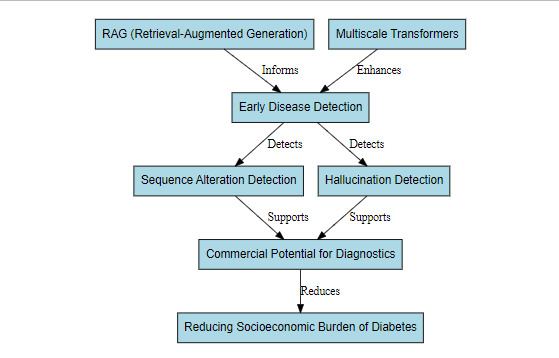

This figure's R source:
# Install and load necessary libraries
library(DiagrammeR)

# Define the graph using DiagrammeR syntax
graph <- grViz("
  digraph disease_detection_framework {
    
    # Node Definitions
    node [fontname = 'Helvetica', shape = 'rectangle', style = 'filled', fillcolor = 'lightblue']
    
    # Define nodes
    RAG [label = 'RAG (Retrieval-Augmented Generation)']
    Multiscale_Transformers [label = 'Multiscale Transformers']
    Early_Detection [label = 'Early Disease Detection']
    Sequence_Alteration [label = 'Sequence Alteration Detection']
    Hallucination [label = 'Hallucination Detection']
    Commercial_Potential [label = 'Commercial Potential for Diagnostics']
    Socioeconomic_Burden [label = 'Reducing Socioeconomic Burden of Diabetes']
    
    # Edge Definitions (Flow)
    RAG -> Early_Detection [label = 'Informs']
    Multiscale_Transformers -> Early_Detection [label = 'Enhances']
    Early_Detection -> Sequence_Alteration [label = 'Detects']
    Early_Detection -> Hallucination [label = 'Detects']
    Sequence_Alteration -> Commercial_Potential [label = 'Supports']
    Hallucination -> Commercial_Potential [label = 'Supports']
    Commercial_Potential -> Socioeconomic_Burden [label = 'Reduces']
  }
")

# Render the graph
print(graph)
